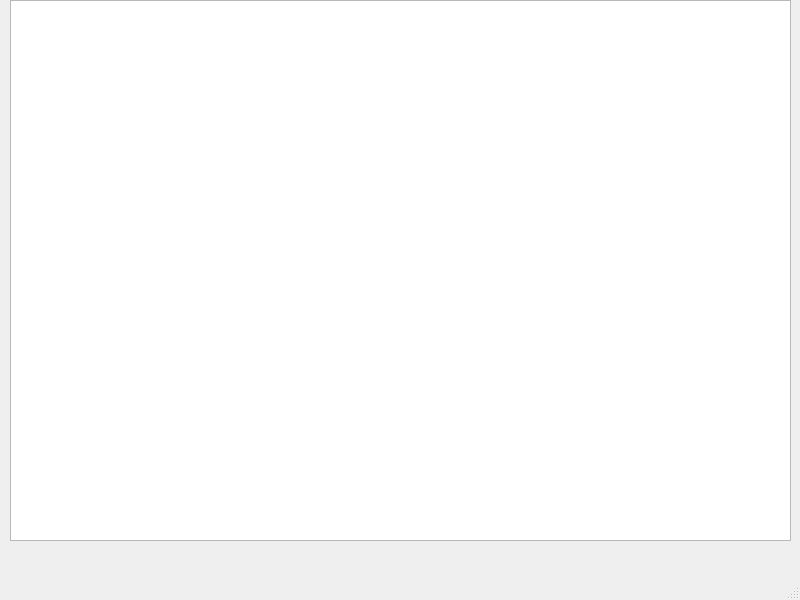
<?xml version="1.0" encoding="UTF-8"?>
<ui version="4.0">
 <class>MainWindow</class>
 <widget class="QMainWindow" name="MainWindow">
  <property name="geometry">
   <rect>
    <x>0</x>
    <y>0</y>
    <width>800</width>
    <height>600</height>
   </rect>
  </property>
  <property name="windowTitle">
   <string>MainWindow</string>
  </property>
  <widget class="QWidget" name="centralwidget">
   <widget class="QTableWidget" name="tableWidget">
    <property name="geometry">
     <rect>
      <x>10</x>
      <y>0</y>
      <width>781</width>
      <height>541</height>
     </rect>
    </property>
   </widget>
  </widget>
  <widget class="QMenuBar" name="menubar">
   <property name="geometry">
    <rect>
     <x>0</x>
     <y>0</y>
     <width>800</width>
     <height>26</height>
    </rect>
   </property>
  </widget>
  <widget class="QStatusBar" name="statusbar"/>
 </widget>
 <resources/>
 <connections/>
</ui>
